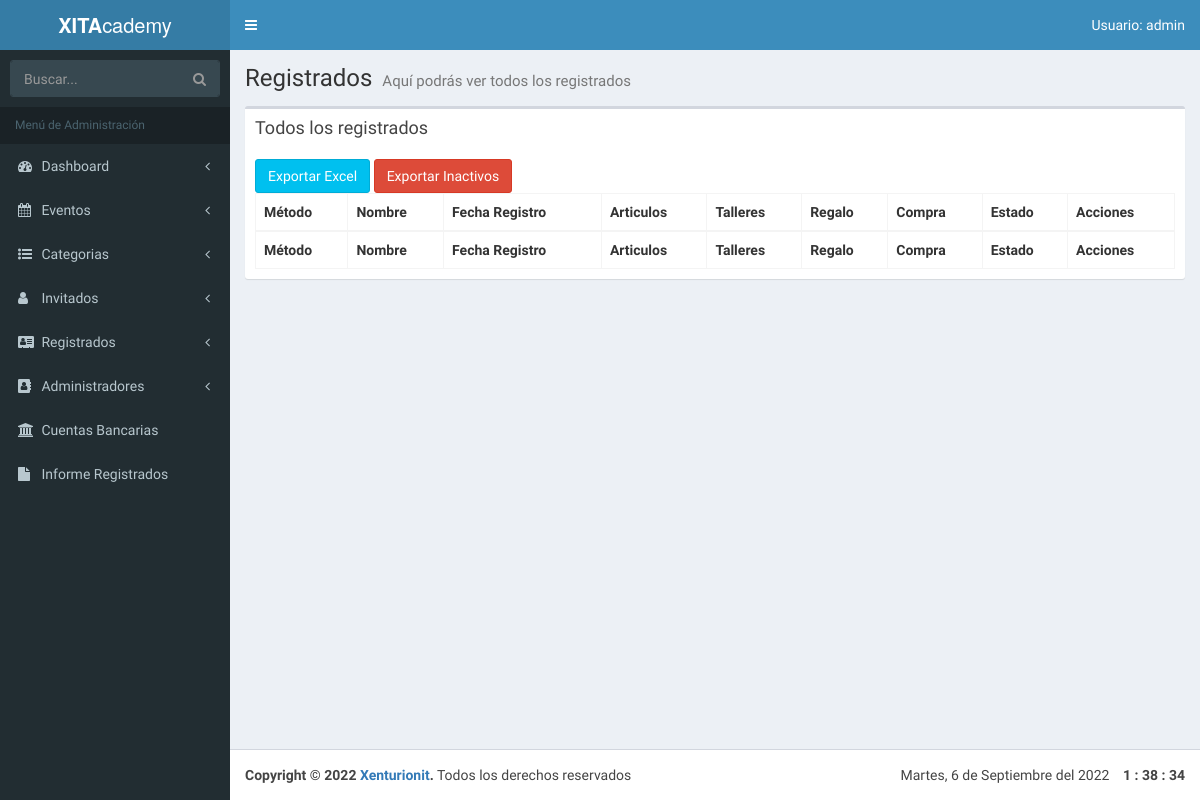
Page /admin/lista-registrados.php (signed in) on the earlier database version.
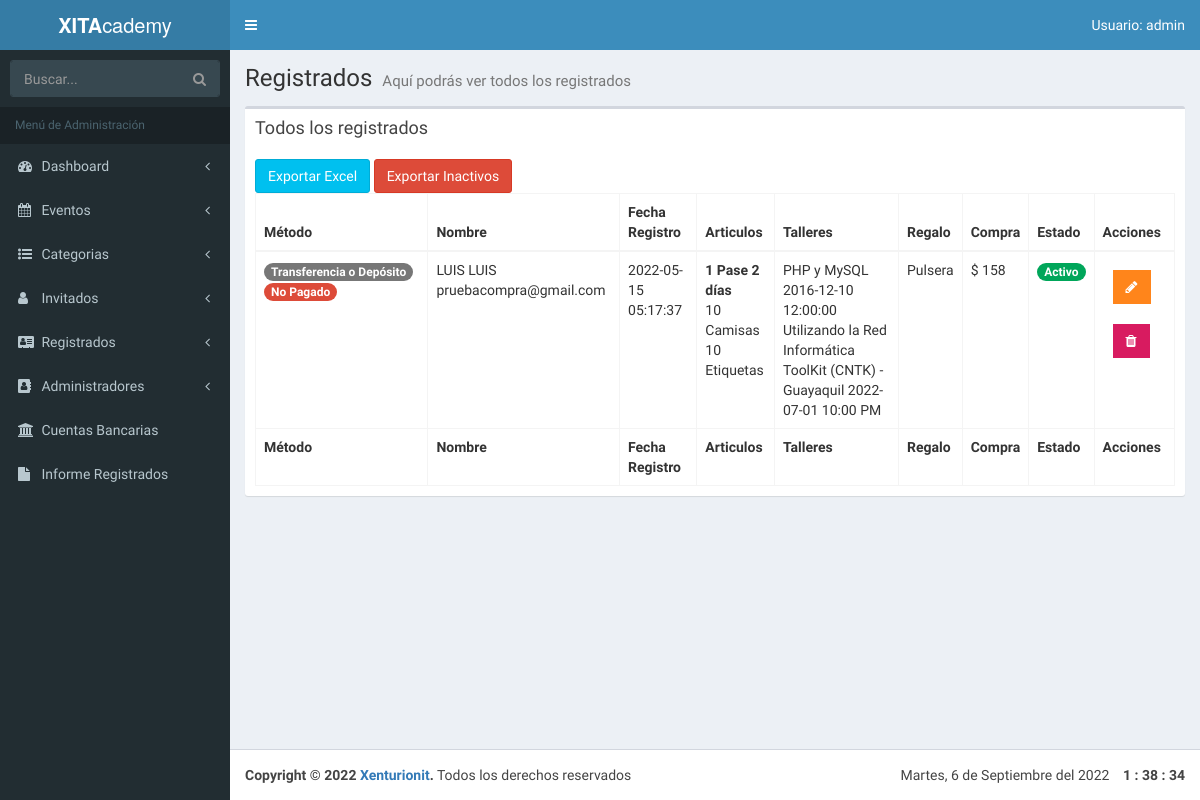
Same page on the later database version.
### tables this page shows
CREATE TABLE `registrados` (
                               `ID_Registrado` bigint(20) unsigned NOT NULL AUTO_INCREMENT,
                               `nombre_registrado` varchar(50) NOT NULL,
                               `apellido_registrado` varchar(50) NOT NULL,
                               `email_registrado` varchar(100) NOT NULL,
                               `fecha_registro` datetime NOT NULL,
                               `pases_articulos` longtext NOT NULL,
                               `talleres_registrados` longtext NOT NULL,
                               `regalo` int(11) NOT NULL,
                               `total_pagado` varchar(50) NOT NULL,
                               `pagado` int(1) NOT NULL,
                               `forma_pago` varchar(25) DEFAULT NULL,
                               `estado_registrado` tinyint(1) DEFAULT NULL,
                               PRIMARY KEY (`ID_Registrado`),
                               KEY `regalo` (`regalo`),
                               CONSTRAINT `registrados_ibfk_1` FOREIGN KEY (`regalo`) REFERENCES `regalos` (`ID_regalo`)
);

CREATE TABLE `eventos` (
                           `evento_id` tinyint(10) NOT NULL AUTO_INCREMENT,
                           `nombre_evento` varchar(60) NOT NULL,
                           `fecha_evento` date NOT NULL,
                           `hora_evento` varchar(10) NOT NULL,
                           `cupo` int(11) DEFAULT NULL,
                           `id_cat_evento` tinyint(10) NOT NULL,
                           `id_inv` tinyint(4) NOT NULL,
                           `clave` varchar(10) NOT NULL,
                           `fecha_creado` datetime DEFAULT NULL,
                           `fecha_editado` date DEFAULT NULL,
                           `estado_evento` tinyint(1) DEFAULT NULL,
                           PRIMARY KEY (`evento_id`),
                           KEY `id_cat_evento` (`id_cat_evento`),
                           KEY `id_inv` (`id_inv`),
                           CONSTRAINT `eventos_ibfk_1` FOREIGN KEY (`id_cat_evento`) REFERENCES `categoria_evento` (`id_categoria`),
                           CONSTRAINT `eventos_ibfk_2` FOREIGN KEY (`id_inv`) REFERENCES `invitados` (`invitado_id`)
);

CREATE TABLE `regalos` (
                           `ID_regalo` int(11) NOT NULL AUTO_INCREMENT,
                           `nombre_regalo` varchar(50) NOT NULL,
                           PRIMARY KEY (`ID_regalo`)
);

### admin/lista-registrados.php (the view, shortened to what the changed rows need)
<?php
include_once 'funciones/funciones.php';
include_once 'templates/header.php'; ?>
<body class="hold-transition skin-blue fixed sidebar-mini">
<div class="wrapper">
    <div class="content-wrapper">
        <section class="content-header">
            <h1>
                Registrados
                <small>Aquí podrás ver todos los registrados</small>
            </h1>
        </section>
        <section class="content">
            <div class="row">
                <div class="col-xs-12">
                    <div class="box">
                        <div class="box-body">
                            <table id="registros" class="table table-bordered table-hover">
                                <thead>
                                <tr>
                                    <th>Método</th>
                                    <th>Nombre</th>
                                    <th>Fecha Registro</th>
                                    <th>Articulos</th>
                                    <th>Talleres</th>
                                    <th>Regalo</th>
                                    <th>Compra</th>
                                    <th>Estado</th>
                                    <?php if($_SESSION['nivel'] == 1): ?>
                                        <th>Acciones</th>
                                    <?php endif; ?>
                                </tr>
                                </thead>
                                <tbody>
                                <?php
                                try {
                                    $sql = "SELECT registrados.*, regalos.nombre_regalo FROM registrados ";
                                    $sql .= "  JOIN regalos ";
                                    $sql .= " ON registrados.regalo = regalos.ID_regalo WHERE estado_registrado = 1";
                                    $resultado = $conn->query($sql);
                                } catch (Exception $e) {
                                    $error = $e->getMessage();
                                }
                                while ($registrado = $resultado->fetch_assoc()) { ?>
                                    <tr>
                                        <td>
                                            <?php
                                            $forma = $registrado['forma_pago'];
                                            $pagado = $registrado['pagado'];
                                            if ($forma == 'Paypal'):
                                                echo '<span class="badge bg-blue">Paypal</span>';
                                            else:
                                                echo '<span class="badge bg-dark">Transferencia o Depósito</span>';
                                            endif;
                                            if ($pagado):
                                                echo '<span class="badge bg-green">Pagado</span>';
                                            else:
                                                echo '<span class="badge bg-red">No Pagado</span>';
                                            endif;
                                            ?>
                                        </td>
                                        <td>
                                            <?php echo $registrado['nombre_registrado'] . " " . $registrado['apellido_registrado']. " " . $registrado['email_registrado'];
                                            ?>
                                        </td>
                                        <td><?php echo $registrado['fecha_registro']; ?></td>
                                        <td>
                                            <?php
                                            $articulos = json_decode($registrado['pases_articulos'], true);
                                            $arreglo_articulos = array(
                                                'un_dia' => 'Pase 1 día',
                                                'pase_2dias' => 'Pase 2 días',
                                                'pase_completo' => 'Pase 3 días',
                                                'camisas' => 'Camisas',
                                                'etiquetas' => 'Etiquetas'
                                            );
                                            foreach ($articulos as $llave => $articulo) {
                                                if (is_array($articulo) && array_key_exists('cantidad', $articulo)) {
                                                    if ($articulo['cantidad'] >= 1) {
                                                        echo "<b>" . $articulo['cantidad'] . "</b>" . "<b>" . " " . $arreglo_articulos[$llave] . "</b>" . "<br>";
                                                    }
                                                } else {
                                                    echo $articulo . " " . $arreglo_articulos[$llave] . "<br>";
                                                }
                                            }
                                            ?>
                                        </td>
                                        <td>
                                            <?php
                                            $eventos_resultado = $registrado['talleres_registrados'];
                                            $talleres = json_decode($eventos_resultado, true);
                                            $talleres = implode("', '", $talleres['eventos']);
                                            $sql_talleres = "SELECT nombre_evento, fecha_evento, hora_evento FROM eventos WHERE evento_id IN  ('$talleres') OR clave IN ('$talleres')  ";
                                            $resultado_talleres = $conn->query($sql_talleres);
                                            while ($eventos = $resultado_talleres->fetch_assoc()) {
                                                echo $eventos['nombre_evento'] . " " . $eventos['fecha_evento'] . " " . $eventos['hora_evento'] . "<br>";
                                            }
                                            ?>
                                        </td>
                                        <td><?php echo $registrado['nombre_regalo']; ?></td>
                                        <td>$ <?php echo $registrado['total_pagado']; ?></td>
                                        <td>
                                            <?php
                                            $estado = $registrado['estado_registrado'];
                                            if ($estado == 1):
                                                echo '<span class="badge bg-green">Activo</span>';
                                            else:
                                                echo '<span class="badge bg-red">Inactivo</span>';
                                            endif;
                                            ?>
                                        </td>
                                    <?php if($_SESSION['nivel'] == 1): ?>
                                        <td>
                                            <a href="editar-registrado.php?id=<?php echo $registrado['ID_Registrado']; ?>"
                                               type="button" class="btn bg-orange btn-flat margin"> <i
                                                    class="fa fa-pencil" aria-hidden="true"></i></a>
                                            <a href="#" data-id="<?php echo $registrado['ID_Registrado']; ?>"
                                               data-tipo="registrado" type="button"
                                               class="btn bg-maroon btn-flat margin borrar_registro"><i
                                                    class="fa fa-trash" aria-hidden="true"></i></a>
                                        </td>
                                    <?php endif; ?>
                                    </tr>
                                <?php } ?>
                                </tbody>
                                <tfoot>
                                <tr>
                                    <th>Método</th>
                                    <th>Nombre</th>
                                    <th>Fecha Registro</th>
                                    <th>Articulos</th>
                                    <th>Talleres</th>
                                    <th>Regalo</th>
                                    <th>Compra</th>
                                    <th>Estado</th>
                                    <?php if($_SESSION['nivel'] == 1): ?>
                                        <th>Acciones</th>
                                    <?php endif; ?>
                                </tr>
                                </tfoot>
                            </table>
                        </div>
                    </div>
                </div>
            </div>
        </section>
    </div>
    <?php
    include_once 'templates/footer.php';
    include_once 'templates/footer-scripts.php';
    ?>

Differences in the rows shown:
added registrados: shows "Transferencia o Depósito", pagado "No Pagado", nombre_registrado "LUIS", apellido_registrado "LUIS", email_registrado "pruebacompra@gmail.com", fecha_registro "2022-05-15 05:17:37", cantidad "1", llave "Pase 2 días", pases_articulos "10", llave "Camisas", llave "Etiquetas", regalo.nombre_regalo "Pulsera", total_pagado "158", estado_registrado "Activo"
now on this page (row edited): eventos: nombre_evento "PHP y MySQL", fecha_evento "2016-12-10", hora_evento "12:00:00"
now on this page (row edited): eventos: nombre_evento "Utilizando la Red Informática ToolKit (CNTK) - Guayaquil", fecha_evento "2022-07-01", hora_evento "10:00 PM"
